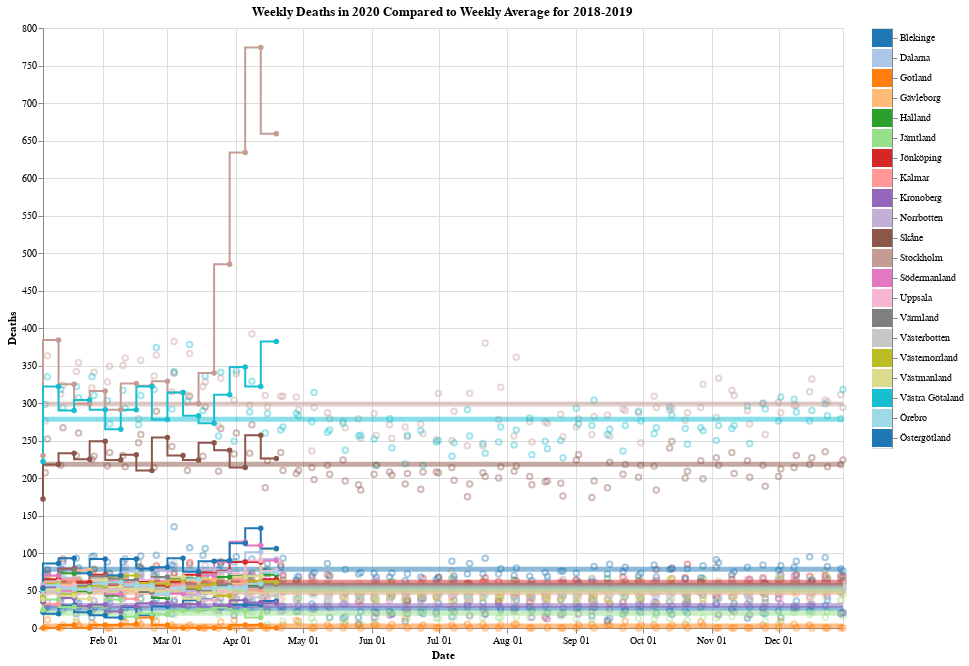

The notebook cell saved with this chart:
### Code cell
df = weekly

# Don't show last week due to lag in reporting
#last_date_to_show = str(df.date.max() - pd.Timedelta('7d'))
# This filter will not work when saving to HTML and rendering in browser. Will debug later if at all.
#current_filter = f'year(datum.date) == 2020 & datetime(datum.date) < datetime("{last_date_to_show}")'

# Don't show last week due to lag in reporting
last_week_to_show = df.date.max().week - 1
current_filter = f'year(datum.date) == 2020 & week(datum.date) < {last_week_to_show}'

click = alt.selection_multi(encodings=['color'])

base = alt.Chart(df, height=600, width=800, title="Weekly Deaths in 2020 Compared to Weekly Average for 2018-2019").encode(
    color=alt.Color('county', legend=None, scale=alt.Scale(scheme='category20')),
).transform_filter(
    click
)

history = base.mark_point(opacity=0.4).encode(
    alt.X('monthdate(date)', title='Date'),
    y='deaths',
).transform_filter(
    'year(datum.date) < 2020'
)

current = base.mark_line(point=True, interpolate='step-before').encode(
    x='monthdate(date)',
    y='deaths',
    tooltip=['county', 'deaths', 'date']
).transform_filter(
    current_filter
)

rule = base.mark_rule(opacity=0.5).encode(
    y=alt.Y('average(deaths)', title='Deaths'),
    size=alt.value(5)
).transform_filter(
    'year(datum.date) < 2020'
)

legend = alt.Chart(df).mark_bar().encode(
    y=alt.Y('county:N', axis=alt.Axis(orient='right'), title=None),
    color=alt.condition(click, 'county', alt.value('lightgray')),
).add_selection(
    click
)

chart = history + rule + current | legend
chart.save('charts/county.html')
chart

### Figure 1 — Vega-Lite specification as saved in the notebook (floating-point values rounded to 4 significant figures; data arrays with more than 128 entries replaced by an {"elided": "..."} marker saying what was removed)
{"config": {"view": {"continuousWidth": 400, "continuousHeight": 300}}, "hconcat": [{"layer": [{"mark": {"type": "point", "opacity": 0.4}, "encoding": {"color": {"type": "nominal", "field": "county", "legend": null, "scale": {"scheme": "category20"}}, "x": {"type": "temporal", "field": "date", "timeUnit": "monthdate", "title": "Date"}, "y": {"type": "quantitative", "field": "deaths"}}, "height": 600, "title": "Weekly Deaths in 2020 Compared to Weekly Average for 2018-2019", "transform": [{"filter": {"selection": "selector002"}}, {"filter": "year(datum.date) < 2020"}], "width": 800}, {"mark": {"type": "rule", "opacity": 0.5}, "encoding": {"color": {"type": "nominal", "field": "county", "legend": null, "scale": {"scheme": "category20"}}, "size": {"value": 5}, "y": {"type": "quantitative", "aggregate": "average", "field": "deaths", "title": "Deaths"}}, "height": 600, "title": "Weekly Deaths in 2020 Compared to Weekly Average for 2018-2019", "transform": [{"filter": {"selection": "selector002"}}, {"filter": "year(datum.date) < 2020"}], "width": 800}, {"mark": {"type": "line", "interpolate": "step-before", "point": true}, "encoding": {"color": {"type": "nominal", "field": "county", "legend": null, "scale": {"scheme": "category20"}}, "tooltip": [{"type": "nominal", "field": "county"}, {"type": "quantitative", "field": "deaths"}, {"type": "temporal", "field": "date"}], "x": {"type": "temporal", "field": "date", "timeUnit": "monthdate"}, "y": {"type": "quantitative", "field": "deaths"}}, "height": 600, "title": "Weekly Deaths in 2020 Compared to Weekly Average for 2018-2019", "transform": [{"filter": {"selection": "selector002"}}, {"filter": "year(datum.date) == 2020 & week(datum.date) < 17"}], "width": 800}]}, {"mark": "bar", "encoding": {"color": {"condition": {"type": "nominal", "field": "county", "selection": "selector002"}, "value": "lightgray"}, "y": {"type": "nominal", "axis": {"orient": "right"}, "field": "county", "title": null}}, "selection": {"selector002": {"type": "multi", "encodings": ["color"]}}}], "data": {"name": "data-ccae80383be185435d4710eeaa83e011"}, "$schema": "https://vega.github.io/schema/vega-lite/v4.8.1.json", "datasets": {"data-ccae80383be185435d4710eeaa83e011": {"elided": "2557 records"}}}
